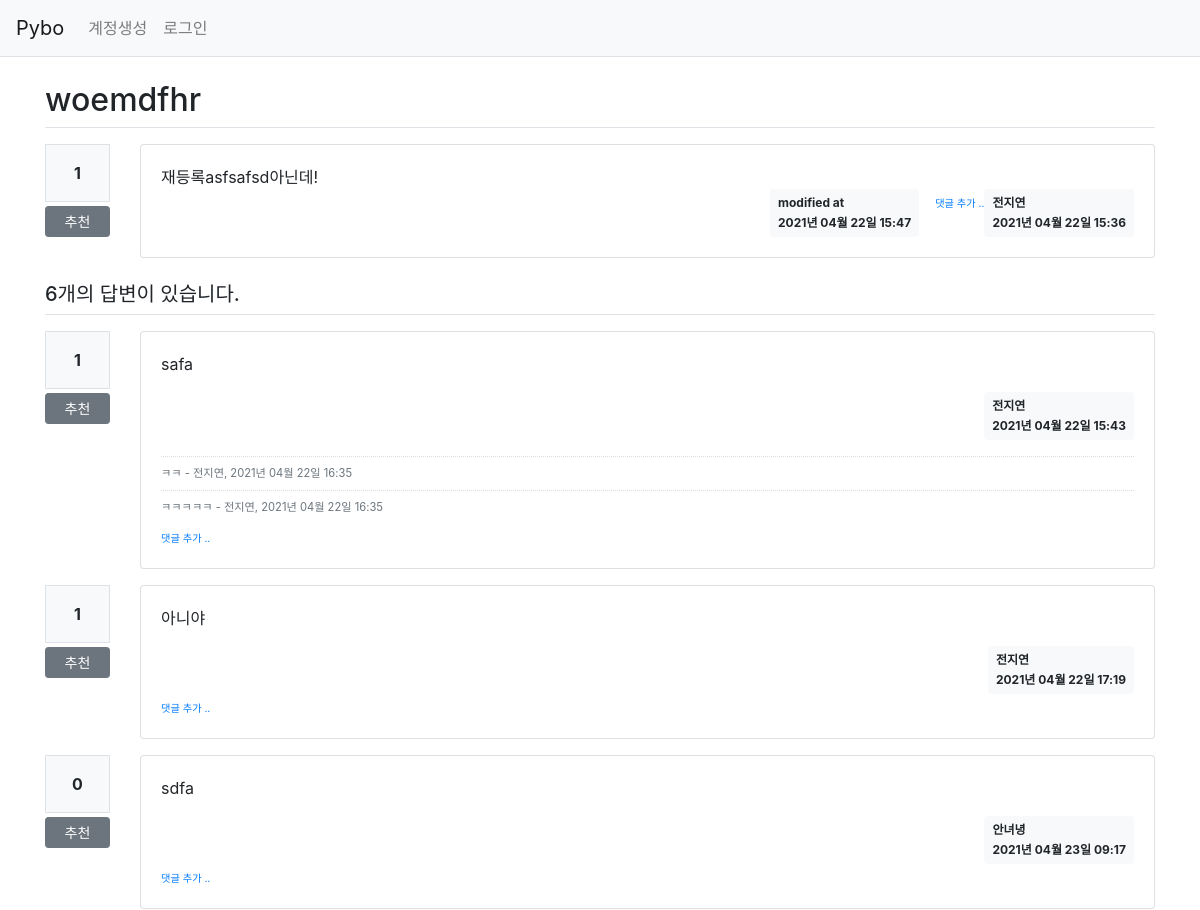
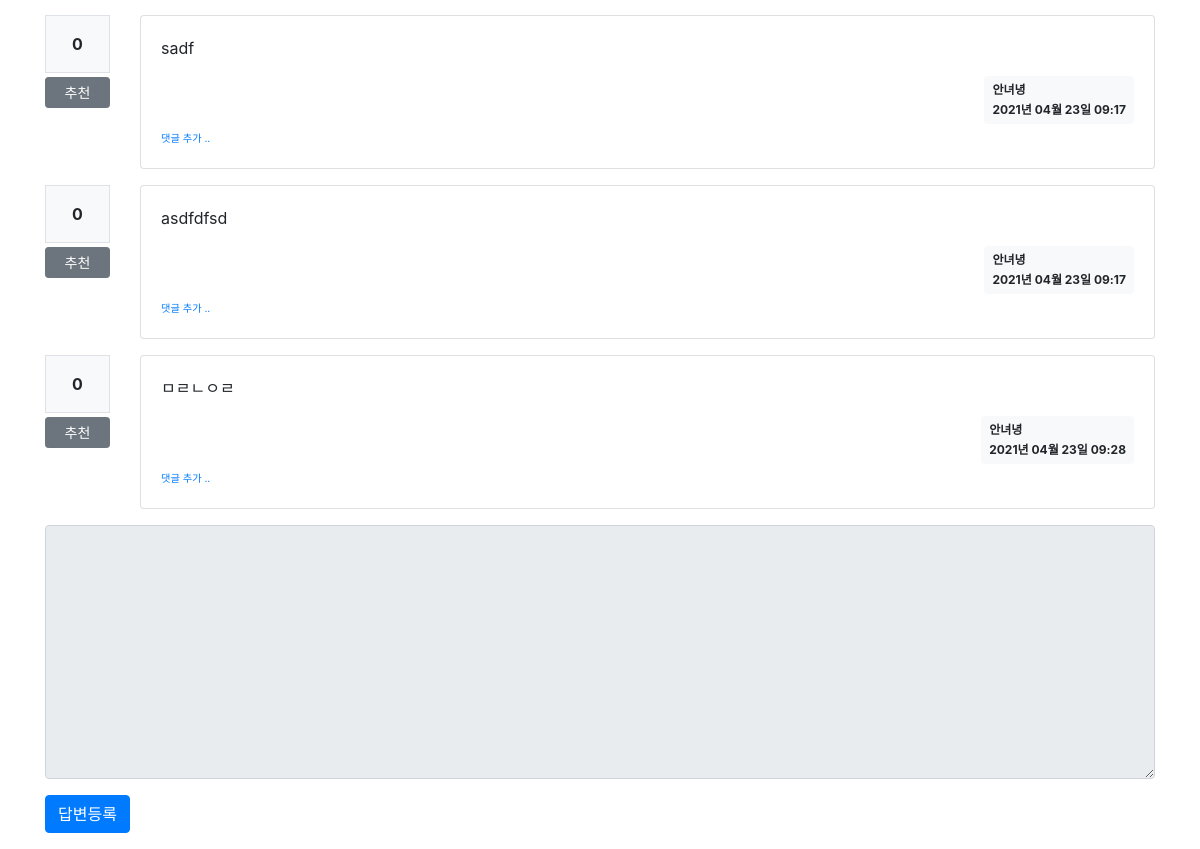
Page /question/detail/301/ on the committed database (2 pictures, top to bottom).
### pybo/models.py (models this page shows)
class Question(db.Model):
    id = db.Column(db.Integer, primary_key=True)
    subject = db.Column(db.String(200), nullable=False)
    content = db.Column(db.Text(), nullable=False)
    create_date = db.Column(db.DateTime(), nullable=False)
    user_id = db.Column(db.Integer, db.ForeignKey('user.id', ondelete='CASCADE'), nullable=False)
    user = db.relationship('User', backref=db.backref('question_set'))
    modify_date = db.Column(db.DateTime(), nullable=True) # 수정 날짜 확인
    voter = db.relationship('User', secondary=question_voter, backref=db.backref('question_voter_set'))

class User(db.Model):
    id = db.Column(db.Integer, primary_key=True)
    username = db.Column(db.String(150), unique=True, nullable=False)
    password = db.Column(db.String(200), nullable=False)
    email = db.Column(db.String(120), unique=True, nullable=False)

class Answer(db.Model):
    id = db.Column(db.Integer, primary_key=True)
    question_id = db.Column(db.Integer, db.ForeignKey('question.id', ondelete='CASCADE'))
    question = db.relationship('Question', backref=db.backref('answer_set'))
    content = db.Column(db.Text(), nullable=False)
    create_date = db.Column(db.DateTime(), nullable=False)
    user_id = db.Column(db.Integer, db.ForeignKey('user.id', ondelete='CASCADE'), nullable=False)
    user = db.relationship('User', backref=db.backref('answer_set'))
    modify_date = db.Column(db.DateTime(), nullable=True) # 수정 날짜 확인
    voter = db.relationship('User', secondary=answer_voter, backref=db.backref('answer_voter_set'))

class Comment(db.Model):
    id = db.Column(db.Integer, primary_key=True)
    user_id = db.Column(db.Integer, db.ForeignKey('user.id', ondelete='CASCADE'), nullable=False)
    user = db.relationship('User', backref=db.backref('comment_set'))
    content = db.Column(db.Text(), nullable=False)
    create_date = db.Column(db.DateTime(), nullable=False)
    modify_date = db.Column(db.DateTime())
    question_id = db.Column(db.Integer, db.ForeignKey('question.id', ondelete='CASCADE'), nullable=True)
    question = db.relationship('Question', backref=db.backref('comment_set'))
    answer_id = db.Column(db.Integer, db.ForeignKey('answer.id', ondelete='CASCADE'), nullable=True)
    answer = db.relationship('Answer', backref=db.backref('comment_set'))

### pybo/views/question_views.py (the view)
@bp.route('/detail/<int:question_id>/')
def detail(question_id):
    form = AnswerForm()
    question = Question.query.get_or_404(question_id)
    return render_template('question/question_detail.html', question=question, form=form)

### pybo/forms.py
class AnswerForm(FlaskForm):
    content = TextAreaField('내용', validators=[DataRequired('내용은 필수입력 항목입니다.')])

### pybo/filter.py (called while the page is built)
def format_datetime(value, fmt='%Y년 %m월 %d일 %H:%M'):
    return value.strftime(fmt)

### pybo/views/auth_views.py (called while the page is built)
@bp.before_app_request
def load_logged_in_user():
    user_id = session.get('user_id')
    if user_id is None:
        g.user = None
    else:
        g.user = User.query.get(user_id)

### pybo/templates/question/question_detail.html (shortened to what this page needs)
{% extends 'base.html' %}
{% block content %}
<div class="container my-3">
    <h2 class="border-bottom py-2">{{ question.subject }}</h2>
    <div class="row my-3">
        <div class="col-1">
            <div class="bg-light text-center p-3 border font-weight-bolder mb-1">{{ question.voter|length }}</div>
            <a href="#" data-uri="{{ url_for('vote.question', question_id=question.id) }}"
               class="recommend btn btn-sm btn-secondary btn-block my-1">추천</a>
        </div>
        <div class="col-11">
            <div class="card">
                <div class="card-body">
                    <div class="card-text" style="white-space: pre-line;">{{ question.content }}</div>
                    <div class="d-flex justify-content-end">
                        {% if question.modify_date %}
                        <div class="badge badge-light p-2 text-left mx-3">
                            <div class="mb-2">modified at</div>
                            <div>{{ question.modify_date|datetime }}</div>
                        </div>
                        {% endif %}
                        <div>
                            <a href="{{ url_for('comment.create_question', question_id=question.id) }}"
                                class="small"><small>댓글 추가 ..</small></a>
                        </div>
                        <div class="badge badge-light p-2 text-left">
                            <div class="mb-2">{{ question.user.username }}</div>
                            <div>{{ question.create_date|datetime }}</div>
                        </div>
                    </div>
                </div>
            </div>
        </div>
    </div>
    <h5 class="border-bottom my-3 py-2">{{ question.answer_set|length }}개의 답변이 있습니다.</h5>
    {% for answer in question.answer_set %}
    <div class="row my-3">
        <div class="col-1">
            <div class="bg-light text-center p-3 border font-weight-bolder mb-1">{{ answer.voter|length }}</div>
            <a href="#" data-uri="{{ url_for('vote.answer', answer_id=answer.id) }}"
                class="recommend btn btn-sm btn-secondary btn-block my-1">추천</a>
        </div>
        <div class="col-11">
            <div class="card">
                <div class="card-body">
                    <div class="card-text">{{ answer.content|markdown }}</div>
                    <div class="d-flex justify-content-end">
                        <div class="badge badge-light p-2 text-left">
                            <div class="mb-2">{{ answer.user.username }}</div>
                            <div>{{ answer.create_date|datetime }}</div>
                        </div>
                    </div>
                    {% if answer.comment_set|length > 0 %}
                    <div class="mt-3">
                    {% for comment in answer.comment_set %}
                        <div class="comment py-2 text-muted">
                            <span style="white-space: pre-line;">{{ comment.content }}</span>
                            <span>
                                - {{ comment.user.username }}, {{ comment.create_date|datetime }}
                            </span>
                        </div>
                    {% endfor %}
                    </div>
                    {% endif %}
                    <div>
                        <a href="{{ url_for('comment.create_answer', answer_id=answer.id) }}"
                            class="small"><small>댓글 추가 ..</small></a>
                    </div>
                </div>
            </div>
        </div>
    </div>
    {% endfor %}
    <form action="{{ url_for('answer.create', question_id=question.id) }}" method="post" class="my-3">
        <div class="form-group">
            <textarea {% if not g.user %}disabled{% endif %}
                    name="content" id="content" class="form-control" rows="10"></textarea>
        </div>
        <input type="submit" value="답변등록" class="btn btn-primary">
    </form>
</div>
{% endblock %}

### pybo/static/style.css (style rules this page uses)
.comment { border-top:dotted 1px #ddd; font-size:0.7em; }

### rows in the picture
Question: subject "woemdfhr", content "재등록asfsafsd아닌데!", modify_date "2021년 04월 22일 15:47", create_date "2021년 04월 22일 15:36"
User: user.username "전지연"
Answer: voter|length "1", content "safa", user.username "전지연", create_date "2021년 04월 22일 15:43"
Comment: content "ㅋㅋ", user.username "전지연", create_date "2021년 04월 22일 16:35"
Comment: content "ㅋㅋㅋㅋㅋ", user.username "전지연", create_date "2021년 04월 22일 16:35"
Answer: voter|length "1", content "아니야", user.username "전지연", create_date "2021년 04월 22일 17:19"
Answer: voter|length "0", content "sdfa", user.username "안녀녕", create_date "2021년 04월 23일 09:17"
Answer: voter|length "0", content "sadf", user.username "안녀녕", create_date "2021년 04월 23일 09:17"
Answer: voter|length "0", content "asdfdfsd", user.username "안녀녕", create_date "2021년 04월 23일 09:17"
Answer: voter|length "0", content "ㅁㄹㄴㅇㄹ", user.username "안녀녕", create_date "2021년 04월 23일 09:28"

### other values in the picture
{{ question.voter|length }} "1"
{{ question.answer_set|length }} "6"
